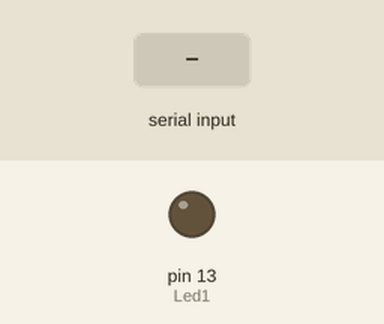
A sketch run on a simulated Arduino Uno, built with avr-gcc and run on an emulated ATmega328P. Shown: output pins drawn as LEDs (lit = HIGH). The inputs (shaded band) are chosen by the test bench.

Above: at 1.2 s.
1.3 s: "H" received over Serial
At 2.5 s:
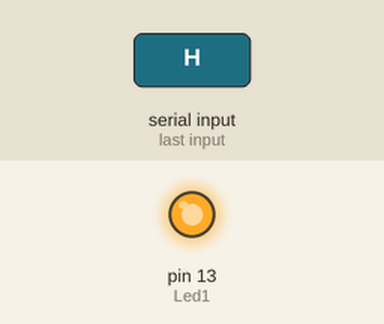
2.8 s: "L" received over Serial
At 3.9 s:
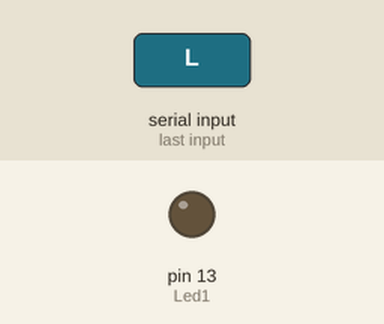
Timing chart, 0 to 5.8 s (numbered marks = the images above; inputs shaded):
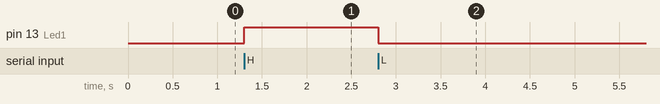

The sketch:

Code-05.ino
```cpp
 const int Led1=13;

void setup() {

  // put your setup code here, to run once:

  pinMode(Led1,OUTPUT);
   Serial.begin(9600);

}
void loop()
{
  // put your main code here, to run repeatedly:

   if(Serial.available() > 0)
   {
    char incomingByte = Serial.read();
     if (incomingByte == 'H')
     {
      digitalWrite(Led1,HIGH);
     }
     else if(incomingByte == 'L')
     {
      digitalWrite(Led1,LOW);
     }
   }
}
```

Measured:
- after the input at 1.3 s, pin 13 (Led1): LOW → HIGH at once
- after the input at 2.8 s, pin 13 (Led1): HIGH → LOW at once
